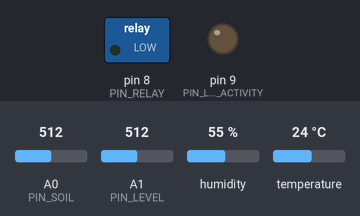
The sketch below on a simulated Arduino Uno, built for the host (arithmetic inside an expression is 32-bit, double 64-bit). On the bench: switched loads named in the sketch (green lamp = pin HIGH), output pins drawn as LEDs (lit = HIGH). The test bench sets the inputs (shaded band); at power-on: A0 (PIN_SOIL) = 512, A1 (PIN_LEVEL) = 512, humidity 55 %, temperature 24 °C. WiFi joins after 1.5 s; servers stay silent unless stated; uploads are accepted with an empty reply; what the sketch prints to the serial monitor is not drawn.

Above: at 5.7 s.
At 10.14 s:
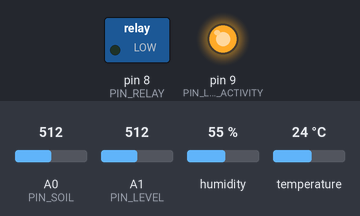
Timing chart, 0 to 14.5 s (numbered marks = the images above):
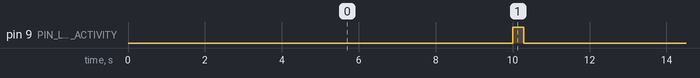

Measured:
- by itself, pin 9 (PIN_LED_ACTIVITY): alternates HIGH for 0.28 s and LOW for 9.7 s

The sketch:

SmartIrrigationDevice.ino
```cpp
/*
  Smart Irrigation IoT Device
  Hardware: Arduino Uno + W5100 Ethernet Shield
            + Capacitive soil moisture sensor (analog)
            + DHT11 humidity/temperature sensor
            + Water-level sensor (analog)
            + 5V relay module driving a 12V solenoid valve

  This sketch replaces the simulator. It:
    1. Posts sensor readings to POST /api/ingest/readings every READING_INTERVAL_MS
    2. Polls   GET  /api/ingest/state?zone_id=...    every STATE_POLL_MS
       and opens/closes the relay (which drives the solenoid valve) accordingly.

  Required libraries (install via Arduino IDE Library Manager):
    - Ethernet           (built-in)
    - DHT sensor library  by Adafruit
    - Adafruit Unified Sensor
    - ArduinoJson         by Benoit Blanchon  (v7+)
*/

#include <SPI.h>
#include <Ethernet.h>
#include <DHT.h>
#include <ArduinoJson.h>

// ============================ CONFIGURE ME =============================

// Your backend server (laptop running the Express API on the same LAN).
// Use the laptop's LAN IP, NOT localhost. Run `ipconfig` (Win) or
// `ifconfig | grep inet` (mac) and pick the 192.168.x.x address.
const char SERVER_HOST[] = "192.168.1.100";
const uint16_t SERVER_PORT = 4000;

// Device credentials issued by the dashboard at POST /api/devices.
const char DEVICE_KEY[] = "dk_REPLACE_ME_WITH_YOUR_KEY";
const int  ZONE_ID = 1;

// Sensor calibration. Capacitive soil sensors typically read:
//   ~1023 = dry air, ~300 = in water. Calibrate your specific sensor:
//   1) Put it in dry air, note the analogRead value → SOIL_RAW_DRY
//   2) Submerge in water, note that value             → SOIL_RAW_WET
const int SOIL_RAW_DRY = 1023;
const int SOIL_RAW_WET = 300;

// Water level / tank sensor: 0 (empty) → ~700 (full) on a typical
// SEN-13322. Adjust per your sensor.
const int LEVEL_RAW_EMPTY = 0;
const int LEVEL_RAW_FULL  = 700;

// Timing
const unsigned long READING_INTERVAL_MS = 10000UL;  // post every 10s
const unsigned long STATE_POLL_MS       = 5000UL;   // check valve state every 5s

// ============================== PINOUT =================================
// SPI pins 10–13 are reserved by the Ethernet Shield.
const uint8_t PIN_SOIL  = A0;
const uint8_t PIN_LEVEL = A1;
const uint8_t PIN_DHT   = 7;
const uint8_t PIN_RELAY = 8;
const uint8_t PIN_LED_ACTIVITY = 9;  // optional status LED

// =======================================================================

byte mac[] = { 0xDE, 0xAD, 0xBE, 0xEF, 0xFE, 0xED };
EthernetClient client;
DHT dht(PIN_DHT, DHT11);

unsigned long lastReading   = 0;
unsigned long lastStatePoll = 0;
bool valveOpen = false;

// ----------------------------------------------------------------------
void setup() {
  Serial.begin(9600);
  pinMode(PIN_RELAY, OUTPUT);
  pinMode(PIN_LED_ACTIVITY, OUTPUT);
  setValve(false);

  dht.begin();

  Serial.println(F("[boot] starting Ethernet..."));
  if (Ethernet.begin(mac) == 0) {
    Serial.println(F("[boot] DHCP failed. Hardware OK?"));
    while (true) { blink(2); delay(2000); }
  }
  Serial.print(F("[boot] IP: "));
  Serial.println(Ethernet.localIP());
  Serial.print(F("[boot] reporting to http://"));
  Serial.print(SERVER_HOST); Serial.print(F(":")); Serial.println(SERVER_PORT);
}

// ----------------------------------------------------------------------
void loop() {
  unsigned long now = millis();

  if (now - lastReading >= READING_INTERVAL_MS) {
    lastReading = now;
    postReading();
  }
  if (now - lastStatePoll >= STATE_POLL_MS) {
    lastStatePoll = now;
    pollState();
  }
  Ethernet.maintain();  // keeps DHCP lease alive
}

// ============================ SENSORS ==================================
float readSoilMoisturePct() {
  int raw = analogRead(PIN_SOIL);
  // Higher raw = drier soil → invert mapping
  long pct = map(raw, SOIL_RAW_DRY, SOIL_RAW_WET, 0, 100);
  if (pct < 0) pct = 0; if (pct > 100) pct = 100;
  return (float)pct;
}

float readWaterLevelPct() {
  int raw = analogRead(PIN_LEVEL);
  long pct = map(raw, LEVEL_RAW_EMPTY, LEVEL_RAW_FULL, 0, 100);
  if (pct < 0) pct = 0; if (pct > 100) pct = 100;
  return (float)pct;
}

// ============================ ACTUATOR =================================
// Most relay modules are active-LOW: pulling the input LOW closes the relay.
void setValve(bool open) {
  if (open == valveOpen) return;
  valveOpen = open;
  digitalWrite(PIN_RELAY, open ? LOW : HIGH);
  Serial.print(F("[valve] "));
  Serial.println(open ? F("OPEN") : F("CLOSED"));
}

void blink(int times) {
  for (int i = 0; i < times; i++) {
    digitalWrite(PIN_LED_ACTIVITY, HIGH); delay(80);
    digitalWrite(PIN_LED_ACTIVITY, LOW);  delay(80);
  }
}

// ============================ HTTP =====================================
//
// We craft raw HTTP/1.1 requests rather than pulling in a heavier HTTP
// client library — saves a few KB of RAM on the Uno.
//
bool connectToServer() {
  if (client.connect(SERVER_HOST, SERVER_PORT)) return true;
  Serial.println(F("[http] connect failed"));
  return false;
}

void postReading() {
  digitalWrite(PIN_LED_ACTIVITY, HIGH);

  float soil  = readSoilMoisturePct();
  float hum   = dht.readHumidity();
  float temp  = dht.readTemperature();
  float level = readWaterLevelPct();

  if (isnan(hum))  hum  = 0;
  if (isnan(temp)) temp = 0;

  JsonDocument doc;
  doc["zone_id"]       = ZONE_ID;
  doc["moisture_pct"]  = soil;
  doc["humidity_pct"]  = hum;
  doc["water_level"]   = level;
  doc["temperature_c"] = temp;

  String body;
  serializeJson(doc, body);

  if (!connectToServer()) { digitalWrite(PIN_LED_ACTIVITY, LOW); return; }

  client.print(F("POST /api/ingest/readings HTTP/1.1\r\n"));
  client.print(F("Host: "));         client.print(SERVER_HOST); client.print(F("\r\n"));
  client.print(F("X-Device-Key: ")); client.print(DEVICE_KEY);  client.print(F("\r\n"));
  client.print(F("Content-Type: application/json\r\n"));
  client.print(F("Content-Length: ")); client.print(body.length()); client.print(F("\r\n"));
  client.print(F("Connection: close\r\n\r\n"));
  client.print(body);

  // Wait for response (up to 3s)
  unsigned long t0 = millis();
  while (!client.available() && client.connected() && millis() - t0 < 3000) delay(10);

  if (client.available()) {
    String statusLine = client.readStringUntil('\n');
    statusLine.trim();
    Serial.print(F("[post]  ")); Serial.print(soil); Serial.print(F("% / "));
    Serial.print(hum);  Serial.print(F("% / "));
    Serial.print(temp); Serial.print(F("°C → ")); Serial.println(statusLine);
  }
  client.stop();
  digitalWrite(PIN_LED_ACTIVITY, LOW);
}

void pollState() {
  if (!connectToServer()) return;

  client.print(F("GET /api/ingest/state?zone_id="));
  client.print(ZONE_ID);
  client.print(F(" HTTP/1.1\r\n"));
  client.print(F("Host: "));         client.print(SERVER_HOST); client.print(F("\r\n"));
  client.print(F("X-Device-Key: ")); client.print(DEVICE_KEY);  client.print(F("\r\n"));
  client.print(F("Connection: close\r\n\r\n"));

  // Skip HTTP headers
  unsigned long t0 = millis();
  while (client.connected() && millis() - t0 < 3000) {
    String line = client.readStringUntil('\n');
    if (line == "\r" || line.length() <= 1) break;
  }

  // Read JSON body
  String body;
  while (client.available()) body += (char)client.read();
  client.stop();

  JsonDocument doc;
  DeserializationError err = deserializeJson(doc, body);
  if (err) {
    Serial.print(F("[state] JSON error: ")); Serial.println(err.c_str());
    return;
  }

  bool active = doc["irrigation_active"] | false;
  setValve(active);
}
```
